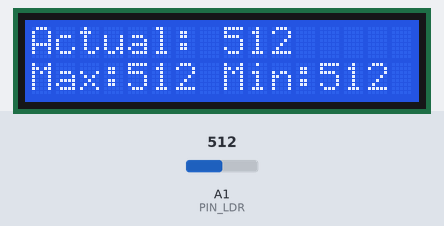
Recording of a sketch running on a simulated Arduino Uno, built with avr-gcc and run on an emulated ATmega328P. On the bench: 16×2 character LCD. The inputs (shaded band) are chosen by the test bench; at power-on: A1 (PIN_LDR) = 512. What the sketch prints to the serial monitor is not drawn.

Above: at 1.2 s.
1.3 s: A1 (PIN_LDR) set to 991
At 1.7 s:
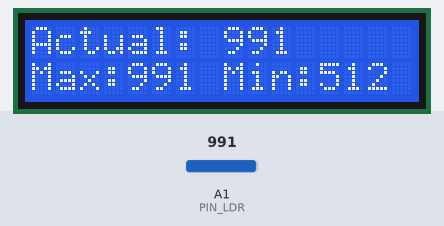
4.3 s: A1 (PIN_LDR) set to 1017
At 4.73 s:
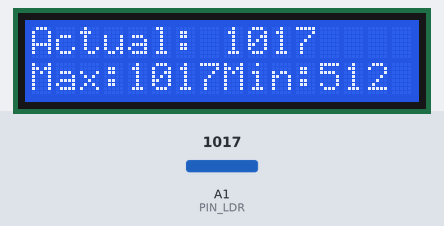
6.0 s: A1 (PIN_LDR) set to 1023
At 6.37 s:
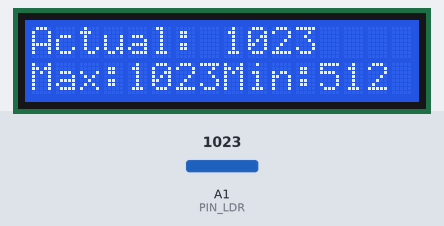
Timing chart, 0 to 9.0 s (numbered marks = the images above; inputs shaded):
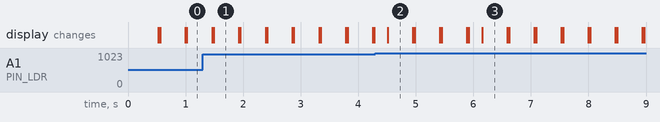

Measured:
- after the input at 1.3 s, the display: first differs from a run without the input after 0.19 s (image 1)
- after the input at 4.3 s, the display: changes after 0.21 s (image 2)
- after the input at 6.0 s, the display: changes after 0.16 s (image 3)
- what the display in image 1 shows lasts 0.4 s, from 1.5 s to 1.9 s

The sketch:

Ejercicio03-LDR.ino
```cpp
#define PIN_LDR A1
#include <Wire.h>
#include <LiquidCrystal_I2C.h>

LiquidCrystal_I2C lcd(0x3F,16,2);  // set the LCD address to 0x27 for a 16 chars and 2 line display

int maximo = 0;
int minimo = 1023;

void setup() {
  Serial.begin(9600);
  lcd.init();
  lcd.backlight();
}

void loop() {
  int sensorValue = analogRead(PIN_LDR);
  maximo = max(maximo,sensorValue);
  minimo = min(minimo,sensorValue);
  Serial.print(sensorValue);
  Serial.print(",");
  Serial.print(maximo);
  Serial.print(",");
  Serial.println(minimo);

  //lcd.init();
  //lcd.init();
  //lcd.backlight();
  lcd.clear();
  lcd.setCursor(0,0);
    lcd.print("Actual: ");
lcd.print(sensorValue);
lcd.setCursor(0,1);
  lcd.print("Max:");
  lcd.print(maximo);
  lcd.setCursor(8,1);
  lcd.print("Min:");
  lcd.print(minimo);
  delay(200);
  lcd.clear(); //ESTA LINEA HACÍA QUE NO ME FUNCIONARA EL PROGRAMA
 /*La linea anterior hacia que no funcionara porque estaba antes del delay
 * y limpiaba la pantalla primero y hacia el delay después
 */

}
```
